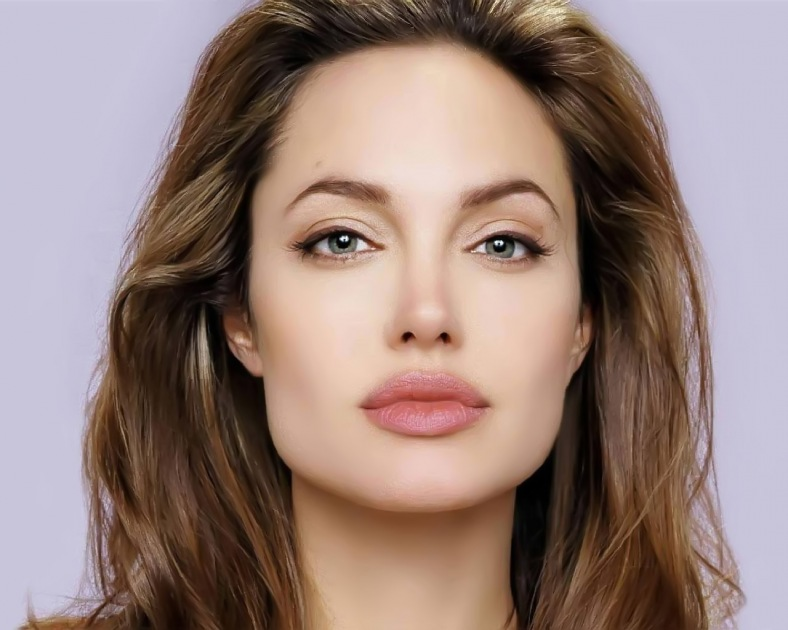
#> input picture teste.jpg, 788 x 630 px, found by its file name
$ python handler.py
#> lines starting #> are read from the running program, lines starting #| are printed output that depends on the picture; after the words box and inside, x2 and y2 are one past the last pixel; in counts of white or black regions, pixels touching at a corner belong together
import json
import cv2
#import boto3
from PIL import Image
import PIL
import os
#def lambda_handler(event,context):


carregaFace = cv2.CascadeClassifier('haarcascade_frontalface_default.xml')
carregaOlho = cv2.CascadeClassifier('haarcascade_eye.xml')

bucket_upload = r'/home/thiagorocha/Área de Trabalho/THg/teste.jpg'
imagem = cv2.imread(bucket_upload)
#> imagem is the input picture: shape (630, 788, 3); mean B, G, R 122.5, 128.8, 150.9
imagemCinza = cv2.cvtColor(imagem, cv2.COLOR_BGR2GRAY)
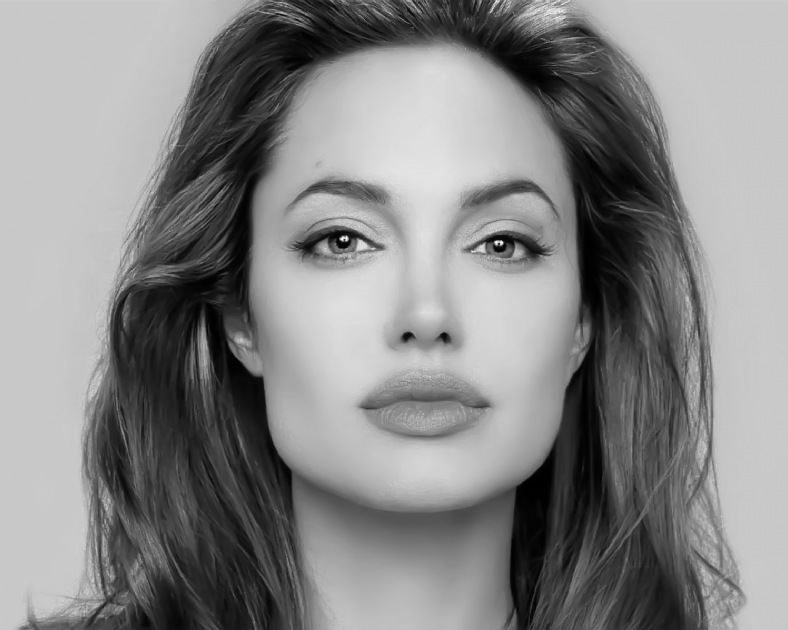
#> imagemCinza: shape (630, 788); min 0, max 253, mean 134.6
faces = carregaFace.detectMultiScale(imagemCinza)
#> faces = [[206, 74, 435, 435]]

for(x, y, l, a) in faces:
    imagem = cv2.rectangle(imagem, (x, y), (x + l, y + a), (255, 0, 255), 2)
    localOlho = imagem[y:y + a, x:x + l]

    localOlhoCinza = cv2.cvtColor(localOlho, cv2.COLOR_BGR2GRAY)
    detectado = carregaOlho.detectMultiScale(localOlhoCinza)

    for(ox, oy, ol, oa) in detectado:
        cv2.rectangle(localOlho, (ox, oy), (ox + ol, oy + oa), (0, 255, 0), 2)
#> this loop made 1 pass
#> pass 1, `imagem = cv2.rectangle(imagem, (x, y), (x + l, y + a), (255, 0, 255), 2)`:
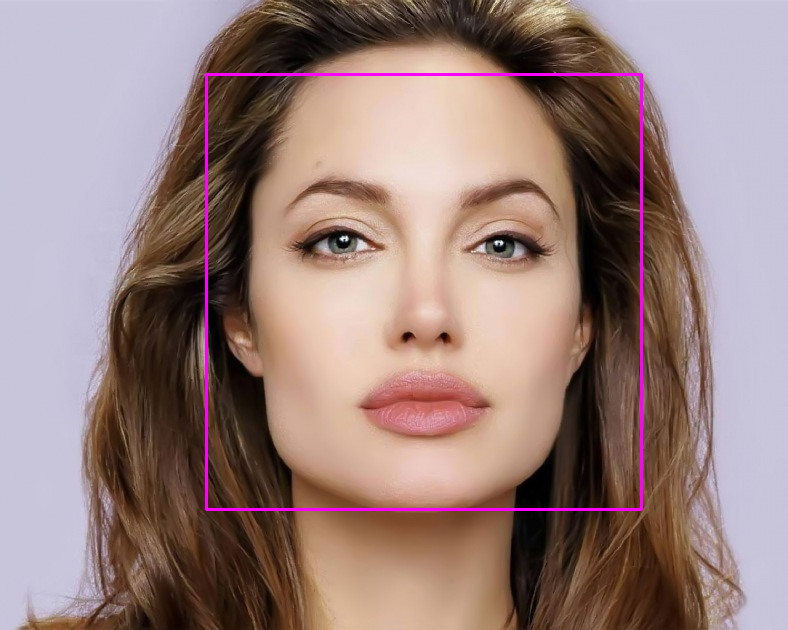
#> imagem: shape (630, 788, 3); 1.05% of pixels changed, all inside (x1, y1, x2, y2) = (205, 73, 643, 511)
#> pass 1, `localOlho = imagem[y:y + a, x:x + l]`:
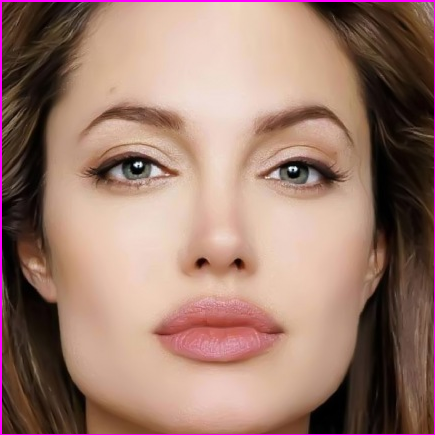
#> localOlho: shape (435, 435, 3); mean B, G, R 110.4, 123.4, 157.3
#> pass 1, `localOlhoCinza = cv2.cvtColor(localOlho, cv2.COLOR_BGR2GRAY)`:
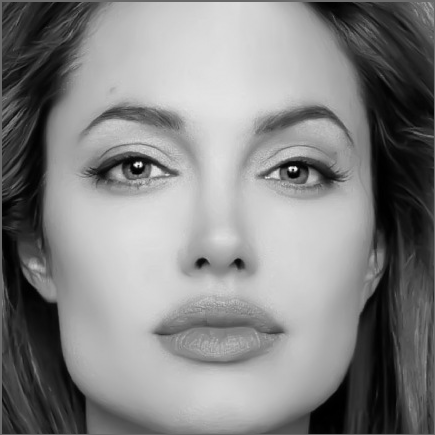
#> localOlhoCinza: shape (435, 435); min 0, max 253, mean 132
#> after the loop:
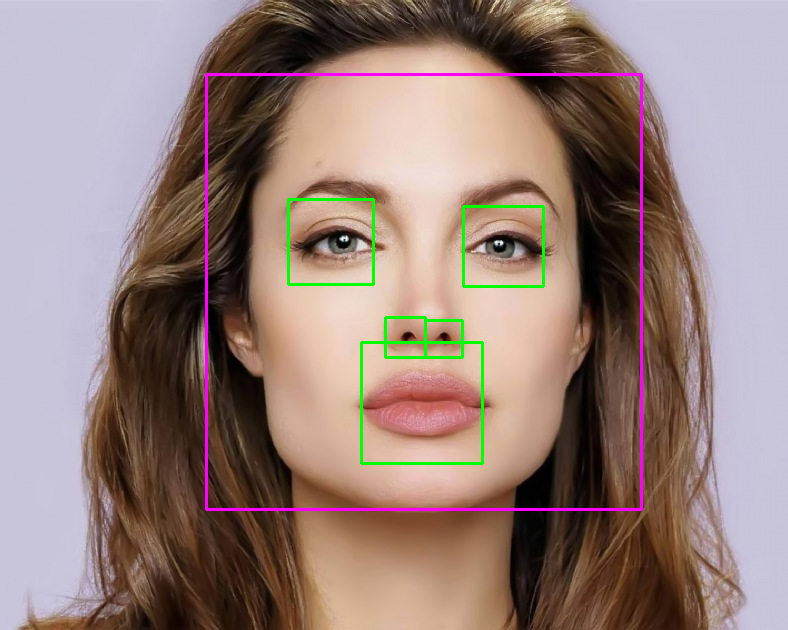
#> imagem: shape (630, 788, 3); 0.84% of pixels changed, all inside (x1, y1, x2, y2) = (287, 198, 545, 465)
#> after the loop:
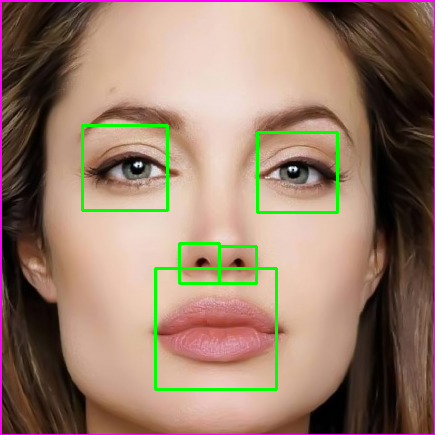
#> localOlho: shape (435, 435, 3); 2.22% of pixels changed, all inside (x1, y1, x2, y2) = (81, 124, 339, 391)

cv2.imshow("Detecta Face e os Olhos ", imagem)
#cv2.waitKey(0) espera precionar a tecla 0 pra fechar janela
bucket_recognition = r'/home/thiagorocha/Área de Trabalho/THg/python/'
cv2.imwrite(os.path.join(bucket_recognition,"taaaahnovaimagem.jpg"), imagem)
